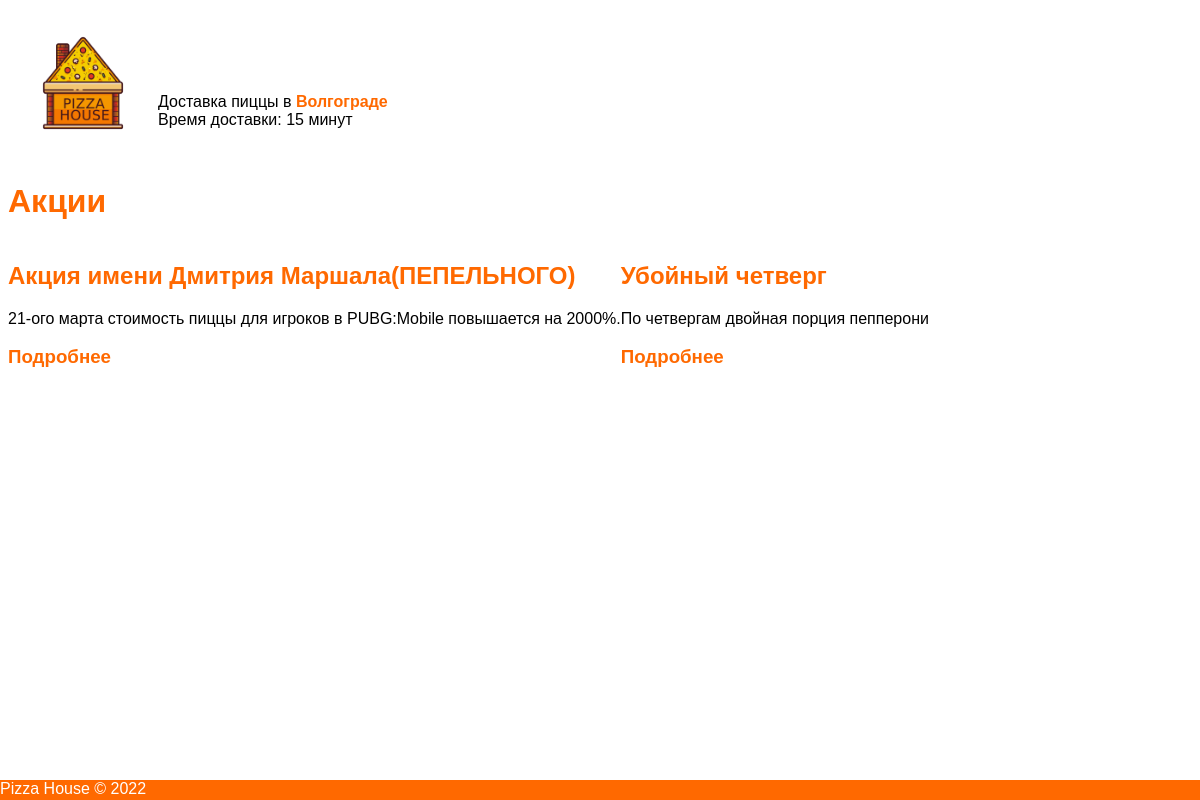
/promo.php, run on the app's committed database.
### tables this page shows
CREATE TABLE `promotion` (
  `id` int NOT NULL,
  `title` varchar(255) NOT NULL,
  `description` text NOT NULL,
  `longDescription` text NOT NULL
);

### promo.php (the view, shortened to what this page needs)
<?php
$conn = mysqli_connect("localhost", "root", "root", "pizza");
$promoId =  mysqli_real_escape_string($conn, $_GET["promoid"]);
$promoIdSelection = "SELECT * FROM `promotion` WHERE id = '$promoId'";
$promoSelection = "SELECT * FROM `promotion` ORDER BY rand() limit 2";
$promoIdResult = mysqli_query($conn, $promoIdSelection);
$promoSelectionResult = mysqli_query($conn, $promoSelection);
?>
<!DOCTYPE html>
<html lang="ru">
<head>
    <link rel="stylesheet" href="style/styles.css">
</head>
<body>
    <div class="main">
        <header class="head">
            <div class="left">
                <div class="logo">
                    <img src="img/pizza.png" class="respons" alt="">
                    <span class="header_info">Доставка пиццы в <a href="#">Волгограде</a> <br> Время доставки: 15 минут</span>
                </div>
            </div>
        </header>
    </div>
    <div class="content">
        <h1>Акции</h1>
        <div class="cont">
            <?php
            if (isset($_GET["promoid"])) {
                foreach ($promoIdResult as $promoRow) {
                    echo "<div class='promoBlock'>";
                    echo "<h2>" . $promoRow['title'] . "</h2>";
                    echo "<p>" . $promoRow['description'] . "</p>";
                    echo "<p>" . $promoRow['longDescription'] . "</p>";
                    echo "</div>";
                }
            } else {
                foreach ($promoSelectionResult as $promoRow) {
                    echo "<div class='promoBlock'>";
                    echo "<h2>" . $promoRow['title'] . "</h2>";
                    echo "<p>" . $promoRow['description'] . "</p>";
                    echo "<h3><a href='promo.php?promoid=" . $promoRow['id'] . "'> Подробнее </a></h3>";
                    echo "</div>";
                }
            }
            ?>
        </div>
    </div>
    <footer>
        <div>Pizza House © 2022</div>
    </footer>
</body>
</html>

### style/styles.css (style rules this page uses)
.main { display: flex; }
.header_info { position: absolute; margin-top: 85px; font-family: sans-serif; }
footer { background-color: #ff6900; position:fixed; left:0px; bottom:0px; height:20px; width:100%; color: white; font-family: sans-serif; }
.header_info a { color: #ff6900; text-decoration: none; font-weight: bold; }
.respons { width: 150px; height: 150px; }
.content h1, p { font-family: sans-serif; }
.content h1 { color: #ff6900; }
.cont { font-family: sans-serif; display: flex; flex-direction: row; flex-wrap: wrap; }
.cont .h3, a { text-decoration: none; color: #ff6900; }
.cont h2, h3 { color: #ff6900; }
.bd_cont h2, h3 { color: #ff6900; }

### data on the page
promotion: title "Акция имени Дмитрия Маршала(ПЕПЕЛЬНОГО)", description "21-ого марта стоимость пиццы для игроков в PUBG:Mobile повышается на 2000%."
promotion: title "Убойный четверг", description "По четвергам двойная порция пепперони"
